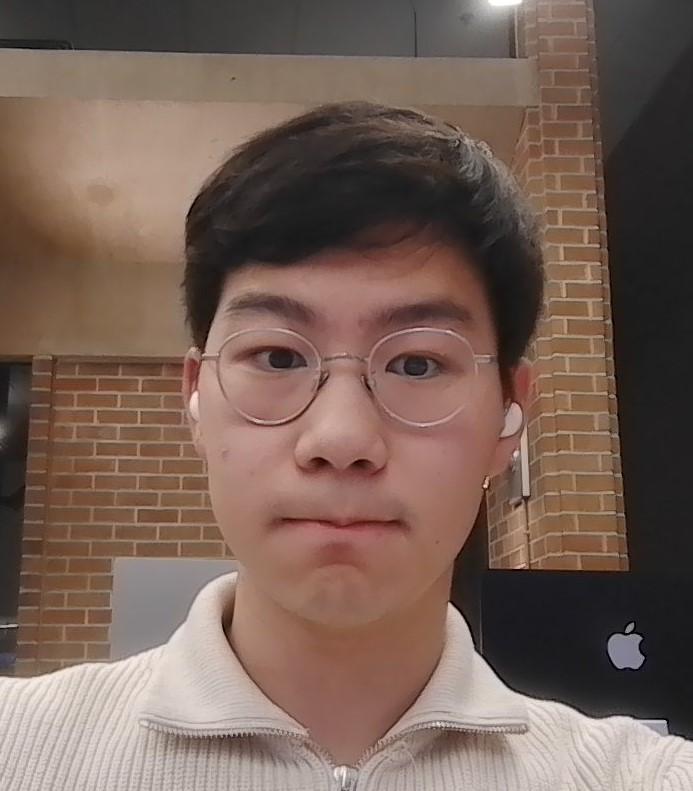
#> input picture source_img/test.jpg, 693 x 791 px, found by its file name
$ python face_detection.py
#> lines starting #> are read from the running program, lines starting #| are printed output that depends on the picture; after the words box and inside, x2 and y2 are one past the last pixel; in counts of white or black regions, pixels touching at a corner belong together
#Mechatronics Project 1: Face Tracking Turret (Facial Cascade)
#Reference to Alexander Mordvintsev & Abid K, authors of "OpenCV-Python Tutorials Documentation, Release 1"

import cv2 as cv
import numpy as np

face_cascade = cv.CascadeClassifier('C:\\Users\\logan\\miniconda3\\envs\\data_science\Lib\\site-packages\\cv2\\data\\haarcascade_frontalface_default.xml')
eye_cascade = cv.CascadeClassifier('C:\\Users\\logan\\miniconda3\\envs\\data_science\\Lib\\site-packages\\cv2\\data\\haarcascade_eye.xml')

img = cv.imread('source_img/test.jpg')  # location of image you want to detect a face from
#> img is the input picture: shape (791, 693, 3); mean B, G, R 86.8, 96.9, 118.8
gray_image = cv.cvtColor(img, cv.COLOR_BGR2GRAY)
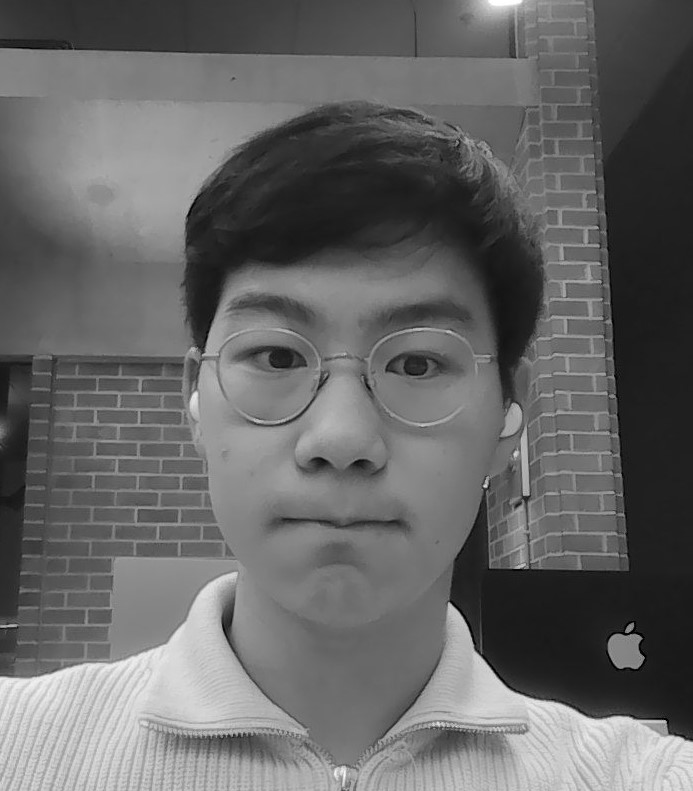
#> gray_image: shape (791, 693); min 0, max 255, mean 102.3


# detecting face from the image
faces = face_cascade.detectMultiScale(gray_image, 1.3, 5, 10)  # output of [[517 135 397 397]], [517 135] for x and y, [397 397] for width and height
#> faces = [[146, 206, 402, 402]]
for (x,y,w,h) in faces:
    img = cv.rectangle(img,(x,y),(x+w,y+h),(0,69,255),2)
    roi_gray = gray_image[y:y+h, x:x+w]  # slicing off the face from the image(grayscale)
    roi_color = img[y:y+h, x:x+w]  # slicing off the face from the image(color)

    # detecting eyes from the face
    eyes = eye_cascade.detectMultiScale(roi_gray, 1.2, 15, 0)
    for (ex,ey,ew,eh) in eyes:
        cv.rectangle(roi_color,(ex,ey),(ex+ew,ey+eh),(255,0,0),2)
#> this loop made 1 pass
#> (x, y, w, h, eyes) on pass 1: (146, 206, 402, 402, [[233, 122, 72, 72]])
#> pass 1, `img = cv.rectangle(img,(x,y),(x+w,y+h),(0,69,255),2)`:
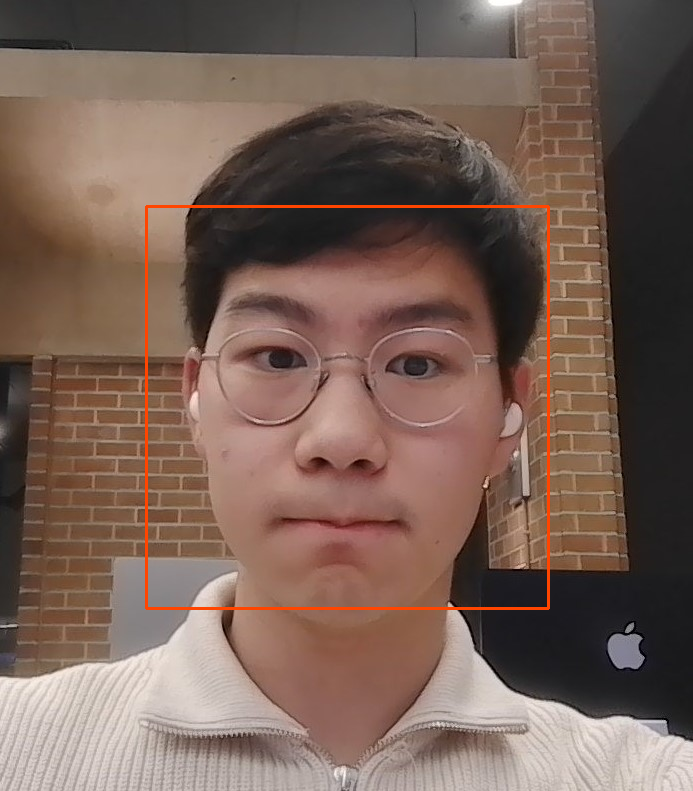
#> img: shape (791, 693, 3); 0.88% of pixels changed, all inside (x1, y1, x2, y2) = (145, 205, 550, 610)
#> pass 1, `roi_gray = gray_image[y:y+h, x:x+w]`:
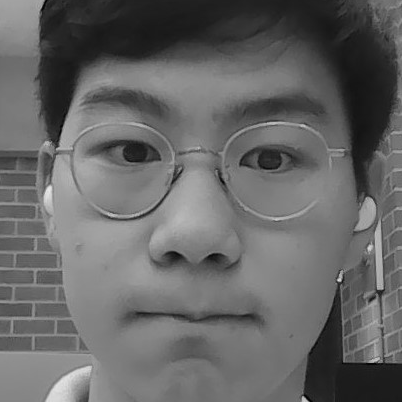
#> roi_gray: shape (402, 402); min 3, max 232, mean 102.2
#> pass 1, `roi_color = img[y:y+h, x:x+w]`:
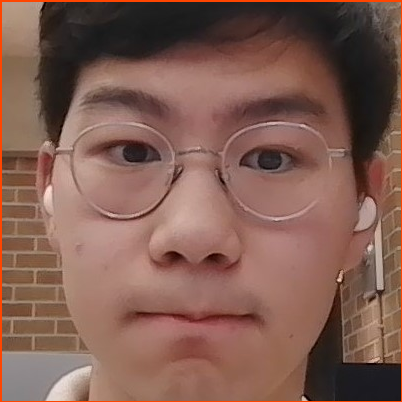
#> roi_color: shape (402, 402, 3); mean B, G, R 81.9, 93.2, 128.9
#> after the loop:
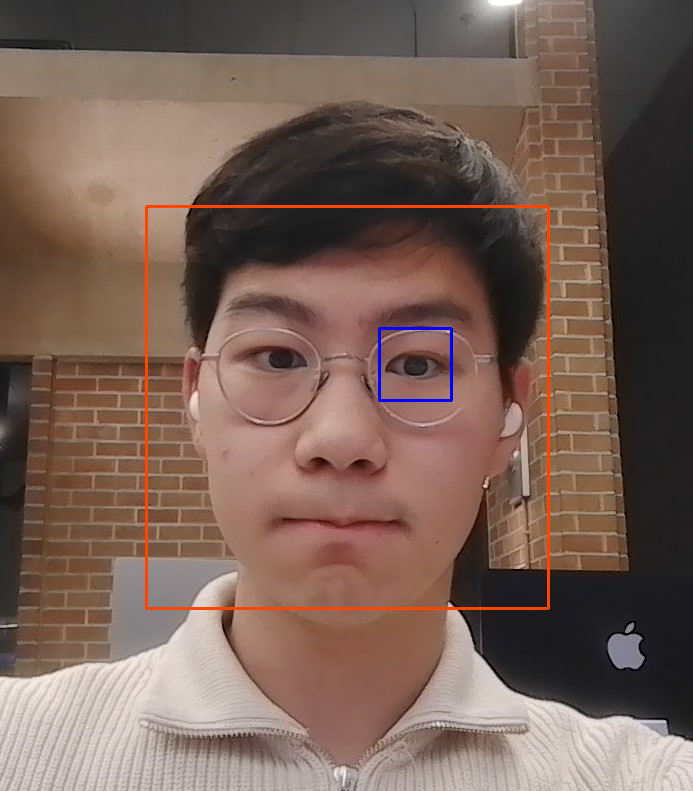
#> img: shape (791, 693, 3); 0.16% of pixels changed, all inside (x1, y1, x2, y2) = (378, 327, 453, 402)
#> after the loop:
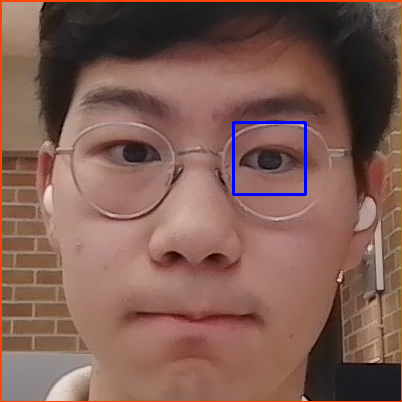
#> roi_color: shape (402, 402, 3); 0.53% of pixels changed, all inside (x1, y1, x2, y2) = (232, 121, 307, 196)

# display outcome
cv.imshow('Image with face detection',img)
cv.waitKey(0)
cv.destroyAllWindows()
